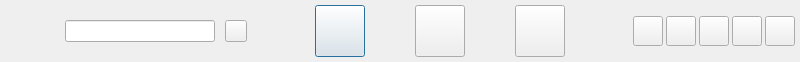
<?xml version="1.0" encoding="UTF-8"?>
<ui version="4.0">
 <class>FunctionTitleBar</class>
 <widget class="QWidget" name="FunctionTitleBar">
  <property name="geometry">
   <rect>
    <x>0</x>
    <y>0</y>
    <width>800</width>
    <height>62</height>
   </rect>
  </property>
  <property name="sizePolicy">
   <sizepolicy hsizetype="Preferred" vsizetype="Fixed">
    <horstretch>0</horstretch>
    <verstretch>0</verstretch>
   </sizepolicy>
  </property>
  <property name="windowTitle">
   <string>Form</string>
  </property>
  <layout class="QHBoxLayout" name="horizontalLayout" stretch="1,1,1,1,1">
   <property name="spacing">
    <number>0</number>
   </property>
   <property name="leftMargin">
    <number>5</number>
   </property>
   <property name="topMargin">
    <number>5</number>
   </property>
   <property name="rightMargin">
    <number>5</number>
   </property>
   <property name="bottomMargin">
    <number>5</number>
   </property>
   <item>
    <layout class="QHBoxLayout" name="horizontalLayout_3">
     <property name="spacing">
      <number>10</number>
     </property>
     <property name="sizeConstraint">
      <enum>QLayout::SetDefaultConstraint</enum>
     </property>
     <item>
      <widget class="QLabel" name="headImg">
       <property name="sizePolicy">
        <sizepolicy hsizetype="Fixed" vsizetype="Fixed">
         <horstretch>0</horstretch>
         <verstretch>0</verstretch>
        </sizepolicy>
       </property>
       <property name="minimumSize">
        <size>
         <width>50</width>
         <height>50</height>
        </size>
       </property>
       <property name="maximumSize">
        <size>
         <width>50</width>
         <height>50</height>
        </size>
       </property>
       <property name="text">
        <string/>
       </property>
      </widget>
     </item>
     <item>
      <widget class="QLineEdit" name="editSearch">
       <property name="sizePolicy">
        <sizepolicy hsizetype="Fixed" vsizetype="Fixed">
         <horstretch>0</horstretch>
         <verstretch>0</verstretch>
        </sizepolicy>
       </property>
       <property name="minimumSize">
        <size>
         <width>150</width>
         <height>22</height>
        </size>
       </property>
       <property name="maximumSize">
        <size>
         <width>150</width>
         <height>22</height>
        </size>
       </property>
       <property name="font">
        <font>
         <family>微软雅黑</family>
         <pointsize>10</pointsize>
        </font>
       </property>
      </widget>
     </item>
     <item>
      <widget class="QPushButton" name="btAdd">
       <property name="sizePolicy">
        <sizepolicy hsizetype="Fixed" vsizetype="Fixed">
         <horstretch>0</horstretch>
         <verstretch>0</verstretch>
        </sizepolicy>
       </property>
       <property name="minimumSize">
        <size>
         <width>22</width>
         <height>22</height>
        </size>
       </property>
       <property name="maximumSize">
        <size>
         <width>22</width>
         <height>22</height>
        </size>
       </property>
       <property name="text">
        <string/>
       </property>
      </widget>
     </item>
    </layout>
   </item>
   <item>
    <spacer name="horizontalSpacer">
     <property name="orientation">
      <enum>Qt::Horizontal</enum>
     </property>
     <property name="sizeType">
      <enum>QSizePolicy::Expanding</enum>
     </property>
     <property name="sizeHint" stdset="0">
      <size>
       <width>100</width>
       <height>20</height>
      </size>
     </property>
    </spacer>
   </item>
   <item>
    <layout class="QHBoxLayout" name="horizontalLayout_2">
     <property name="spacing">
      <number>50</number>
     </property>
     <item>
      <widget class="QPushButton" name="btSessions">
       <property name="sizePolicy">
        <sizepolicy hsizetype="Preferred" vsizetype="Preferred">
         <horstretch>0</horstretch>
         <verstretch>0</verstretch>
        </sizepolicy>
       </property>
       <property name="minimumSize">
        <size>
         <width>50</width>
         <height>50</height>
        </size>
       </property>
       <property name="text">
        <string/>
       </property>
       <property name="default">
        <bool>true</bool>
       </property>
      </widget>
     </item>
     <item>
      <widget class="QPushButton" name="btFriends">
       <property name="sizePolicy">
        <sizepolicy hsizetype="Preferred" vsizetype="Preferred">
         <horstretch>0</horstretch>
         <verstretch>0</verstretch>
        </sizepolicy>
       </property>
       <property name="minimumSize">
        <size>
         <width>50</width>
         <height>50</height>
        </size>
       </property>
       <property name="text">
        <string/>
       </property>
      </widget>
     </item>
     <item>
      <widget class="QPushButton" name="btTool">
       <property name="sizePolicy">
        <sizepolicy hsizetype="Preferred" vsizetype="Preferred">
         <horstretch>0</horstretch>
         <verstretch>0</verstretch>
        </sizepolicy>
       </property>
       <property name="minimumSize">
        <size>
         <width>50</width>
         <height>50</height>
        </size>
       </property>
       <property name="text">
        <string/>
       </property>
      </widget>
     </item>
    </layout>
   </item>
   <item>
    <spacer name="horizontalSpacer_2">
     <property name="orientation">
      <enum>Qt::Horizontal</enum>
     </property>
     <property name="sizeHint" stdset="0">
      <size>
       <width>40</width>
       <height>20</height>
      </size>
     </property>
    </spacer>
   </item>
   <item>
    <layout class="QHBoxLayout" name="horizontalLayout_4">
     <property name="spacing">
      <number>3</number>
     </property>
     <item>
      <widget class="QPushButton" name="btRing">
       <property name="minimumSize">
        <size>
         <width>30</width>
         <height>30</height>
        </size>
       </property>
       <property name="maximumSize">
        <size>
         <width>30</width>
         <height>30</height>
        </size>
       </property>
       <property name="text">
        <string/>
       </property>
      </widget>
     </item>
     <item>
      <widget class="QPushButton" name="btMin">
       <property name="minimumSize">
        <size>
         <width>30</width>
         <height>30</height>
        </size>
       </property>
       <property name="maximumSize">
        <size>
         <width>30</width>
         <height>30</height>
        </size>
       </property>
       <property name="text">
        <string/>
       </property>
      </widget>
     </item>
     <item>
      <widget class="QPushButton" name="btRestore">
       <property name="enabled">
        <bool>true</bool>
       </property>
       <property name="sizePolicy">
        <sizepolicy hsizetype="Fixed" vsizetype="Fixed">
         <horstretch>0</horstretch>
         <verstretch>0</verstretch>
        </sizepolicy>
       </property>
       <property name="minimumSize">
        <size>
         <width>30</width>
         <height>30</height>
        </size>
       </property>
       <property name="maximumSize">
        <size>
         <width>30</width>
         <height>30</height>
        </size>
       </property>
       <property name="text">
        <string/>
       </property>
      </widget>
     </item>
     <item>
      <widget class="QPushButton" name="btMax">
       <property name="sizePolicy">
        <sizepolicy hsizetype="Fixed" vsizetype="Fixed">
         <horstretch>0</horstretch>
         <verstretch>0</verstretch>
        </sizepolicy>
       </property>
       <property name="minimumSize">
        <size>
         <width>30</width>
         <height>30</height>
        </size>
       </property>
       <property name="maximumSize">
        <size>
         <width>30</width>
         <height>30</height>
        </size>
       </property>
       <property name="text">
        <string/>
       </property>
      </widget>
     </item>
     <item>
      <widget class="QPushButton" name="btClose">
       <property name="sizePolicy">
        <sizepolicy hsizetype="Fixed" vsizetype="Fixed">
         <horstretch>0</horstretch>
         <verstretch>0</verstretch>
        </sizepolicy>
       </property>
       <property name="minimumSize">
        <size>
         <width>30</width>
         <height>30</height>
        </size>
       </property>
       <property name="maximumSize">
        <size>
         <width>30</width>
         <height>30</height>
        </size>
       </property>
       <property name="text">
        <string/>
       </property>
      </widget>
     </item>
    </layout>
   </item>
  </layout>
 </widget>
 <resources/>
 <connections/>
</ui>
